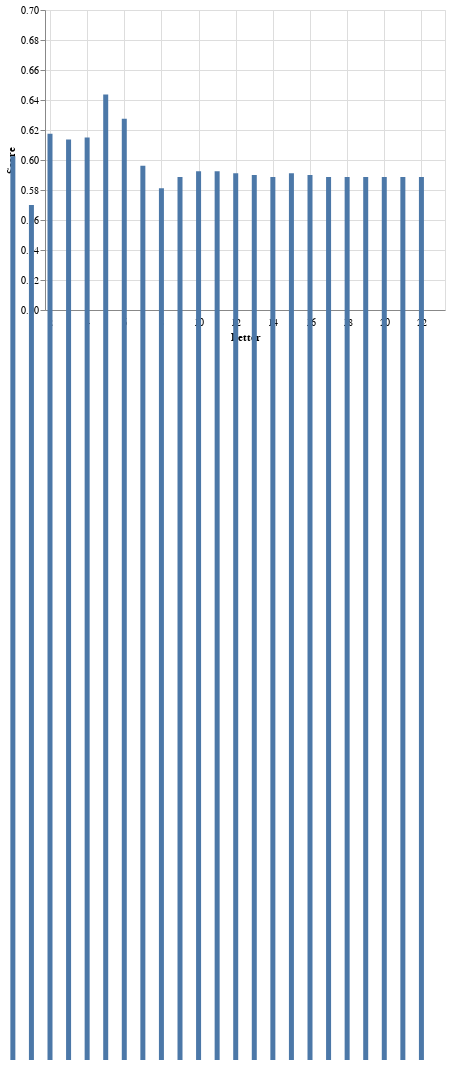

Notebook code cell kept with this figure:
### Code cell
#This also makes me interested if which position has the best score vaule

y = df_pred['Gender']
df_score = pd.DataFrame()
Letters_1 = []
for i in range(max_size): 
    Letters_1.append(i)
df_score['Letter'] = Letters_1
score = []

for i in range(max_size):
    x = df_sample[[f'Letter {i}', 'Size']]
    X_train, X_test, y_train, y_test = train_test_split(x,y,test_size=.40,random_state=108)
    clf = DecisionTreeClassifier(max_leaf_nodes=20, random_state=108)
    clf.fit(X_train,y_train)
    score.append(clf.score(X_test,y_test))

df_score['Score'] = score

c1 = alt.Chart(df_score).mark_bar().encode(
    x = alt.X('Letter', scale=alt.Scale(domain=[2,23])),
    y = alt.Y('Score', scale=alt.Scale(domain=[.5,.7]))
)
c1

### Figure 1 — Vega-Lite specification as saved in the notebook (floating-point values rounded to 4 significant figures)
{"config": {"view": {"continuousWidth": 400, "continuousHeight": 300}}, "data": {"name": "data-a490f1c16993e457c481e334a5ab0d75"}, "mark": "bar", "encoding": {"x": {"field": "Letter", "scale": {"domain": [2, 23]}, "type": "quantitative"}, "y": {"field": "Score", "scale": {"domain": [0.5, 0.7]}, "type": "quantitative"}}, "$schema": "https://vega.github.io/schema/vega-lite/v4.17.0.json", "datasets": {"data-a490f1c16993e457c481e334a5ab0d75": [{"Letter": 0, "Score": 0.6025}, {"Letter": 1, "Score": 0.57}, {"Letter": 2, "Score": 0.6175}, {"Letter": 3, "Score": 0.6138}, {"Letter": 4, "Score": 0.615}, {"Letter": 5, "Score": 0.6438}, {"Letter": 6, "Score": 0.6275}, {"Letter": 7, "Score": 0.5962}, {"Letter": 8, "Score": 0.5813}, {"Letter": 9, "Score": 0.5887}, {"Letter": 10, "Score": 0.5925}, {"Letter": 11, "Score": 0.5925}, {"Letter": 12, "Score": 0.5913}, {"Letter": 13, "Score": 0.59}, {"Letter": 14, "Score": 0.5887}, {"Letter": 15, "Score": 0.5913}, {"Letter": 16, "Score": 0.59}, {"Letter": 17, "Score": 0.5887}, {"Letter": 18, "Score": 0.5887}, {"Letter": 19, "Score": 0.5887}, {"Letter": 20, "Score": 0.5887}, {"Letter": 21, "Score": 0.5887}, {"Letter": 22, "Score": 0.5887}]}}
